Frame 1 (no input): blank canvas, image omitted
Frame 60 (no input): blank canvas, image omitted
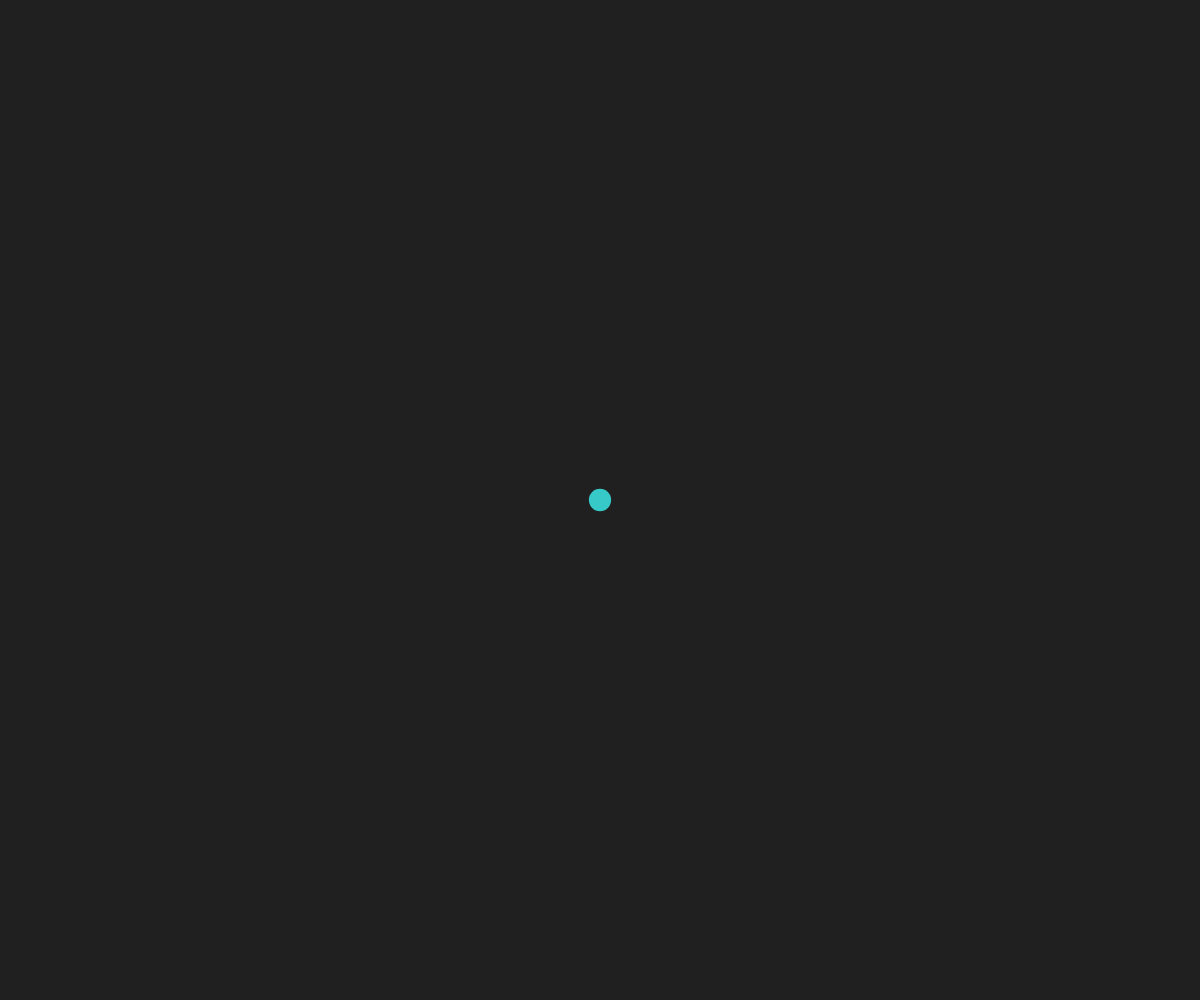
Frame 120 (the mouse pressed at the canvas centre since frame 60)

The p5.js sketch whose frames 1 and 60 were blank and that drew this single picture after the mouse press (run headless with seeded random() and noise() and a simulated clock; from frame 60 on, the mouse is pressed at the canvas centre):

// p5.js sketch
// ── sketch.js
//  Your Name
// 	Date or version number
//  This is a comment
//  The setup function function is called once when your program begins
var particles = [];
var viscosity;
var c;

function setup() {
	createCanvas(windowWidth, windowHeight);
	frameRate(60);
	noStroke();

	c = color(62, 255, 255, 192);
	viscosity = 0.95;
}

function draw() {
	background(32);

	// makes the particles attract/repel each other
	handleInteractions();

	// moves each particle, then draws it
	for (var i = 0; i < particles.length; i++) {
		particles[i].move();
		particles[i].display();
	}
}
function Particle(x, y, c) {
	this.xPos = x; this.yPos = y;
	this.xVel = 0; this.yVel = 0;
	this.mass = random(0.003, 0.03);
	this.colour = c;

	// moves the particle
	this.move = function() {
		this.xPos += this.xVel;
		this.yPos += this.yVel;
	}

	// displays the particle
	this.display = function() {
		fill(this.colour)
		ellipse(this.xPos, this.yPos, this.mass*1000, this.mass*1000)
	}
}
function handleInteractions(i, j) {
	for (var i = 0; i < particles.length; i++) {
	var accX = 0; var accY = 0;

		// particle interaction
		for (var j = 0; j < particles.length; j++) {
			if (i != j) {
				var x = particles[j].xPos - particles[i].xPos;
				var y = particles[j].yPos - particles[i].yPos;
				var dis = sqrt(x*x+y*y);
				if (dis < 1) dis = 1;

				var force = (dis-320)*particles[j].mass/dis;
				accX += force * x;
				accY += force * y;
			}

			// mouse interaction
			var x = mouseX - particles[i].xPos;
			var y = mouseY - particles[i].yPos;
			var dis = sqrt(x*x+y*y);

			// adds a dampening effect
			if (dis < 40) dis = 40;
			if (dis > 50) dis = 50;

			var force = (dis-50)/(5*dis);
			accX += force * x;
			accY += force * y;
		}
		particles[i].xVel = particles[i].xVel * viscosity + accX * particles[i].mass;
		particles[i].yVel = particles[i].yVel * viscosity + accY * particles[i].mass;
	}
}

function keyPressed() {
	// changes the colour if the C key was pressed
	if (keyCode === 67)	{
		c = color(random(100), random(200, 255), random(200, 255), 192);
	}

	// changes the viscosity if the V key was pressed
	if (keyCode === 86)	{
		if (viscosity >= 0.90) viscosity = random(0.30, 0.60);
		else if (viscosity < 0.60) viscosity = random(0.70, 0.80);
		else viscosity = random(0.90, 1.00);
	}

	if (keyCode === 82)	{
		particles = [];
	}
}

// creates a new particle
function mousePressed() {
	particles.push(new Particle(mouseX, mouseY, c));
}

// creates a new particle
function mouseDragged() {
	particles.push(new Particle(mouseX, mouseY, c));
}
